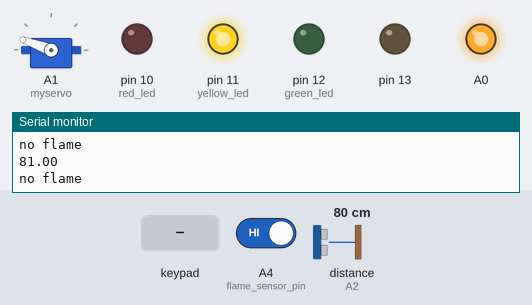
Bench run of a sketch on a simulated Arduino Uno, built with avr-gcc and run on an emulated ATmega328P. Parts: servo, output pins drawn as LEDs (lit = HIGH), the last lines printed to the serial monitor. Dashed ring = blinking. The inputs (shaded band) are chosen by the test bench; at power-on: A4 (flame_sensor_pin) HIGH, distance to the obstacle (sensor on A2) 80 cm. The echo pulse lasts 58.3 µs per cm.

Above: at 1.2 s.
1.3 s: key '#' pressed
At 1.7 s:
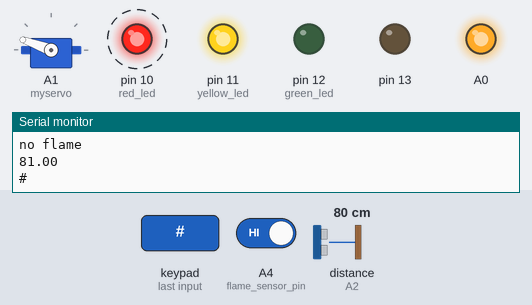
4.3 s: A4 (flame_sensor_pin) driven LOW
At 5.1 s:
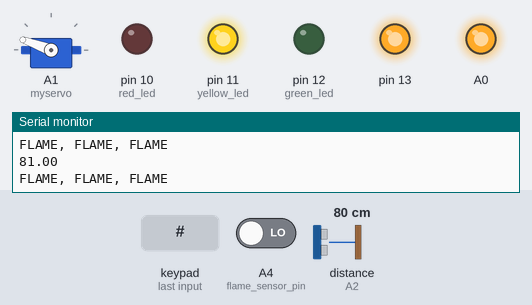
5.9 s: keypad keys 2 5 8 0 # pressed 0.4 s apart
At 9.6 s:
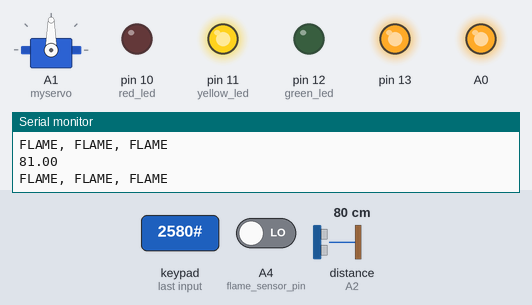
10.0 s: keypad keys 9 8 7 6 # pressed 0.4 s apart
At 12.0 s:
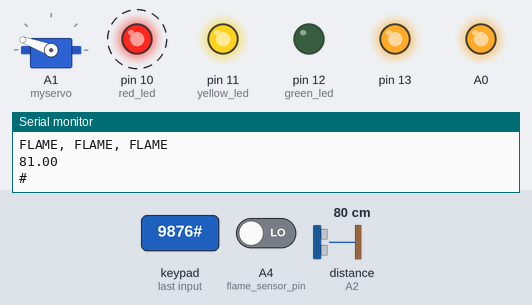
Timing chart, 0 to 15.6 s (numbered marks = the images above; inputs shaded):
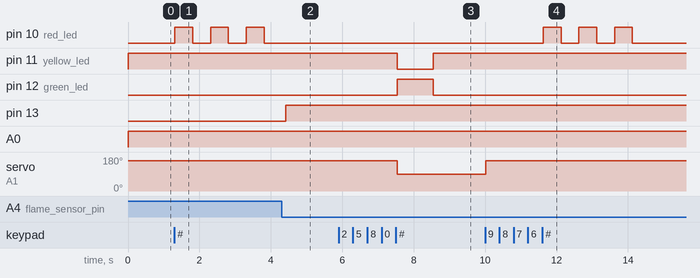

Measured:
- after the input at 1.3 s, pin 10 (red_led): alternates HIGH for 0.50 s and LOW for 0.50 s, starting at once
- after the input at 4.3 s, pin 13: LOW → HIGH after 0.11 s
- after the input at 5.9 s, pin 11 (yellow_led): HIGH → LOW after 1.6 s, → HIGH 1.0 s later; pin 12 (green_led): LOW → HIGH after 1.6 s, → LOW 1.0 s later; servo on A1 (myservo): 160° → 90° after 1.6 s
- after the input at 10.0 s, pin 10 (red_led): alternates HIGH for 0.50 s and LOW for 0.50 s, 6 changes in all, then stays LOW, starting after 1.6 s; servo on A1 (myservo): 90° → 160° at once

The sketch:

Main.ino
```cpp
#include "KeypadFunctions.h"
#include "UltrasonicFunctions.h"
#include "FlameSensorFunctions.h"

#include <Servo.h>

#define red_led 10
#define yellow_led 11
#define green_led 12

String password = "2580";
String enteredPassword = "";

Servo myservo;  // create a servo object to control a servo
int pos = 0;    // variable to store the servo position

void pumpOn(){
  analogWrite(A0, 255);
  digitalWrite(13, HIGH);
}

void pumpOff(){
  analogWrite(A0, 255);
  digitalWrite(13, LOW);
}

void setup() {
  Serial.begin(9600);
  myservo.attach(A1);  // attaches the servo on pin A1 to the servo object
  pinMode(red_led, OUTPUT);
  pinMode(yellow_led, OUTPUT);
  pinMode(green_led, OUTPUT);

  // Set the default state
  digitalWrite(yellow_led, HIGH);
  digitalWrite(red_led, LOW);
  digitalWrite(green_led, LOW);
  myservo.write(160);
  pinMode(TRIGGER_PIN, OUTPUT);
  pinMode(ECHO_PIN, INPUT);
  pinMode(flame_sensor_pin, INPUT);     // declaring sensor pin as an input pin for Arduino
  pinMode(13, OUTPUT);
}

void handleCorrectPassword() {
  digitalWrite(green_led, HIGH);
  digitalWrite(yellow_led, LOW);
  digitalWrite(red_led, LOW);
  myservo.write(90);
  delay(15);
  delay(1000);
  digitalWrite(green_led, LOW);
  digitalWrite(yellow_led, HIGH);
  digitalWrite(red_led, LOW);
}

void handleIncorrectPassword() {
  myservo.write(160);
  for (int i = 0; i < 3; i++) {
    digitalWrite(red_led, HIGH);
    delay(500);
    digitalWrite(red_led, LOW);
    delay(500);
  }
  digitalWrite(green_led, LOW);
  digitalWrite(yellow_led, HIGH);
  digitalWrite(red_led, LOW);
}

void loop() {
  char key = keypad.getKey();
  ReadSensors();
  Serial.println(bestUltra);

  if (key) {
    Serial.println(key);

    if (key == '#') {
      if (enteredPassword == password) {
        handleCorrectPassword();
      } else {
        handleIncorrectPassword();
      }

      enteredPassword = "";
      delay(100);
    } else {
      enteredPassword += key;
      myservo.write(160);
    }
  }

  ReadFlameSensor();

  if (flame_pin == LOW) {
    Serial.println("FLAME, FLAME, FLAME");
    pumpOn();
  } else {
    Serial.println("no flame");
    pumpOff();
  }
}
```

FlameSensorFunctions.h
```cpp
#ifndef FLAME_SENSOR_FUNCTIONS_H
#define FLAME_SENSOR_FUNCTIONS_H

int flame_pin = HIGH;
#define flame_sensor_pin A4

void ReadFlameSensor(){
  flame_pin = digitalRead(flame_sensor_pin);
}

#endif  // FLAME_SENSOR_FUNCTIONS_H
```

UltrasonicFunctions.h
```cpp
#ifndef ULTRASONIC_FUNCTIONS_H
#define ULTRASONIC_FUNCTIONS_H

#include <NewPing.h>

#define MAX_DISTANCE 200 // Maximum distance we want to ping for (in centimeters). Maximum sensor distance is rated at 400-500cm.
#define TRIGGER_PIN  A3  // Arduino pin tied to trigger pin on the ping sensor.
#define ECHO_PIN     A2  // Arduino pin tied to echo pin on the ping sensor.

NewPing ultra(TRIGGER_PIN, ECHO_PIN, MAX_DISTANCE); // NewPing setup of pins and maximum distance.
float Sensor, bestUltra, oldUltra;

void ReadSensors(){
  Sensor = ultra.ping_cm();
  bestUltra = (Sensor + oldUltra) / 2;
  oldUltra = bestUltra;
}

#endif  // ULTRASONIC_FUNCTIONS_H
```

KeypadFunctions.h
```cpp
#ifndef KEYPAD_FUNCTIONS_H
#define KEYPAD_FUNCTIONS_H

#include <Keypad.h>

const int ROW_NUM = 4; // four rows
const int COLUMN_NUM = 4; // four columns

char keys[ROW_NUM][COLUMN_NUM] = {
  {'1', '2', '3', 'A'},
  {'4', '5', '6', 'B'},
  {'7', '8', '9', 'C'},
  {'*', '0', '#', 'D'}
};

byte pin_rows[ROW_NUM] = {9, 8, 7, 6};    // connect to the row pinouts of the keypad
byte pin_column[COLUMN_NUM] = {5, 4, 3, 2}; // connect to the column pinouts of the keypad

Keypad keypad = Keypad(makeKeymap(keys), pin_rows, pin_column, ROW_NUM, COLUMN_NUM);

#endif  // KEYPAD_FUNCTIONS_H
```
